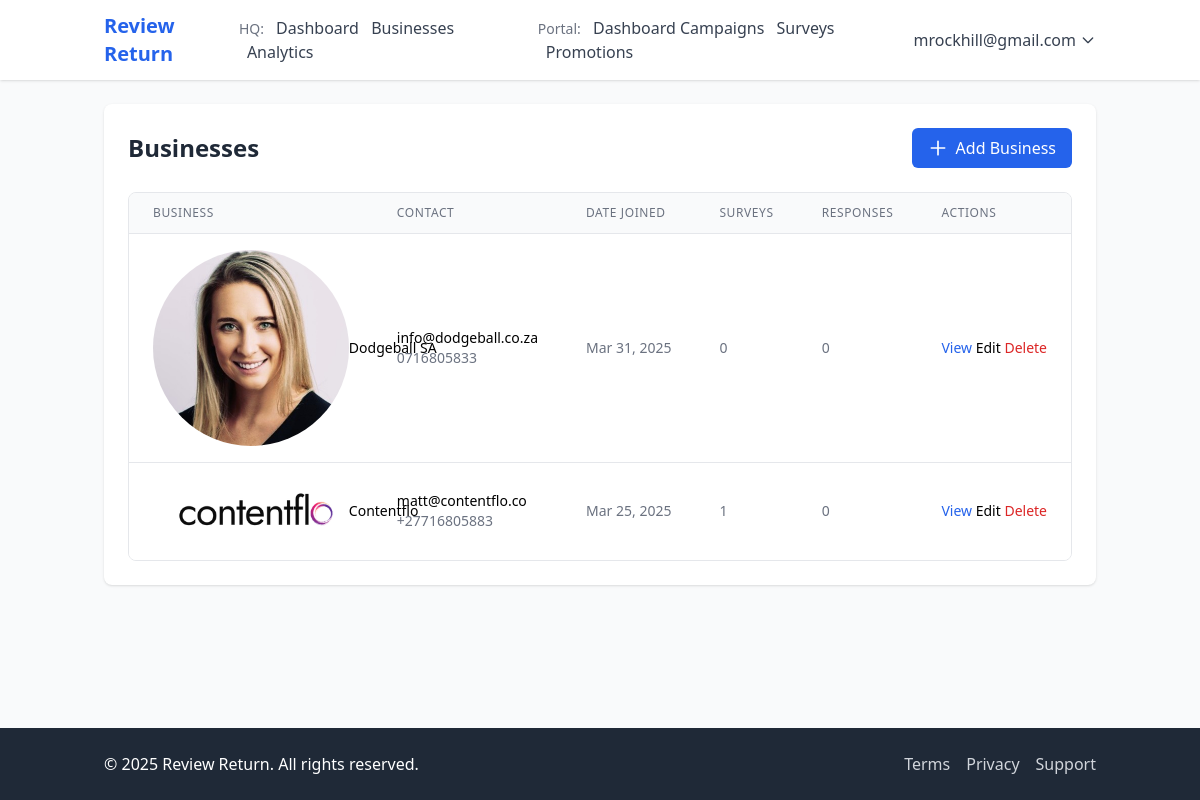
Page /hq/businesses/ (signed in) on the earlier database version.
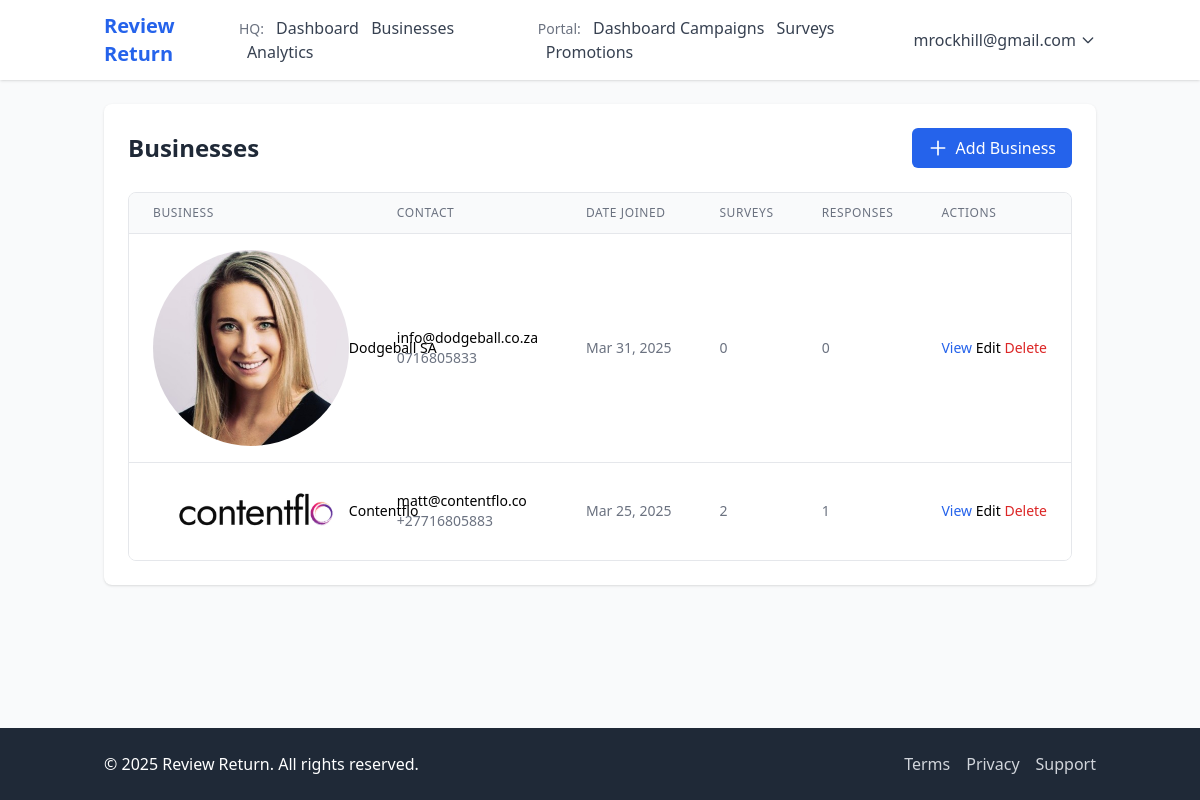
Same page on the later database version.
### accounts/models.py (models this page shows, shortened)
class Business(models.Model):
    name = models.CharField(max_length=200)
    user = models.OneToOneField(User, on_delete=models.CASCADE, related_name='business')
    address = models.TextField()
    phone = models.CharField(max_length=20)
    email = models.EmailField()
    website = models.URLField(blank=True, null=True)
    google_place_id = models.CharField(max_length=255, blank=True, null=True)
    google_review_url = models.URLField(blank=True, null=True)
    logo = models.ImageField(upload_to='business_logos/', blank=True, null=True)
    qr_code = models.ImageField(upload_to='qr_codes/', blank=True, null=True)
    unique_identifier = models.UUIDField(default=uuid.uuid4, editable=False, unique=True)
    created_at = models.DateTimeField(auto_now_add=True)
    updated_at = models.DateTimeField(auto_now=True)
    ONBOARDING_INCOMPLETE = 'incomplete'
    ONBOARDING_PROFILE = 'profile_completed'
    ONBOARDING_SUBSCRIPTION = 'subscription_completed'
    ONBOARDING_CAMPAIGN = 'campaign_created'
    ONBOARDING_COMPLETE = 'complete'
    ONBOARDING_STATUSES = [
        (ONBOARDING_INCOMPLETE, 'Incomplete'),
        (ONBOARDING_PROFILE, 'Profile Completed'),
        (ONBOARDING_SUBSCRIPTION, 'Subscription Completed'),
        (ONBOARDING_CAMPAIGN, 'Campaign Created'),
        (ONBOARDING_COMPLETE, 'Complete'),
    ]
    onboarding_status = models.CharField(
        max_length=50,
        choices=ONBOARDING_STATUSES,
        default=ONBOARDING_INCOMPLETE
    )
    def get_total_responses(self):
        from django.db.models import Count, Sum
        response_count = 0
        for survey in self.surveys.all():
            response_count += survey.responses.count()
        return response_count

### portal/models.py (models this page shows, shortened)
class Survey(models.Model):
    business = models.ForeignKey(Business, on_delete=models.CASCADE, related_name='surveys')
    campaign = models.ForeignKey(Campaign, on_delete=models.CASCADE, related_name='surveys', null=True)
    title = models.CharField(max_length=200)
    description = models.TextField(blank=True, null=True)
    is_active = models.BooleanField(default=True)
    created_at = models.DateTimeField(auto_now_add=True)
    updated_at = models.DateTimeField(auto_now=True)

### hq/views.py (the view)
# urls.py: path('businesses/', views.BusinessListView.as_view(), name='business_list'),
class BusinessListView(LoginRequiredMixin, StaffRequiredMixin, ListView):
    model = Business
    template_name = 'hq/business_list.html'
    context_object_name = 'businesses'
    ordering = ['-created_at']

### accounts/models.py (called while the page is built)
    def get_full_name(self):
        return f"{self.first_name} {self.last_name}".strip() or self.email

### hq/views.py (called while the page is built)
    def test_func(self):
        return self.request.user.is_staff

### templates/hq/business_list.html (shortened to what the changed rows need)
{% extends 'base.html' %}
{% block content %}
<div class="bg-white shadow rounded-lg p-6">
    <div class="flex justify-between items-center mb-6">
        <h1 class="text-2xl font-bold text-gray-800">Businesses</h1>
    </div>
    {% if businesses %}
        <div class="bg-white overflow-x-auto border border-gray-200 rounded-lg">
            <table class="min-w-full divide-y divide-gray-200">
                <thead class="bg-gray-50">
                    <tr>
                        <th scope="col" class="px-6 py-3 text-left text-xs font-medium text-gray-500 uppercase tracking-wider">Business</th>
                        <th scope="col" class="px-6 py-3 text-left text-xs font-medium text-gray-500 uppercase tracking-wider">Contact</th>
                        <th scope="col" class="px-6 py-3 text-left text-xs font-medium text-gray-500 uppercase tracking-wider">Date Joined</th>
                        <th scope="col" class="px-6 py-3 text-left text-xs font-medium text-gray-500 uppercase tracking-wider">Surveys</th>
                        <th scope="col" class="px-6 py-3 text-left text-xs font-medium text-gray-500 uppercase tracking-wider">Responses</th>
                        <th scope="col" class="px-6 py-3 text-left text-xs font-medium text-gray-500 uppercase tracking-wider">Actions</th>
                    </tr>
                </thead>
                <tbody class="bg-white divide-y divide-gray-200">
                    {% for business in businesses %}
                        <tr>
                            <td class="px-6 py-4 whitespace-nowrap">
                                <div class="flex items-center">
                                    {% if business.logo %}
                                        <img class="h-10 w-10 rounded-full mr-3" src="{{ business.logo.url }}" alt="{{ business.name }}">
                                    {% else %}
                                        <div class="h-10 w-10 rounded-full bg-blue-100 flex items-center justify-center mr-3">
                                            <span class="text-blue-600 font-medium">{{ business.name|slice:":1" }}</span>
                                        </div>
                                    {% endif %}
                                    <div>
                                        <div class="text-sm font-medium text-gray-900">{{ business.name }}</div>
                                    </div>
                                </div>
                            </td>
                            <td class="px-6 py-4 whitespace-nowrap">
                                <div class="text-sm text-gray-900">{{ business.email }}</div>
                                <div class="text-sm text-gray-500">{{ business.phone }}</div>
                            </td>
                            <td class="px-6 py-4 whitespace-nowrap text-sm text-gray-500">{{ business.created_at|date:"M d, Y" }}</td>
                            <td class="px-6 py-4 whitespace-nowrap text-sm text-gray-500">{{ business.surveys.count }}</td>
                            <td class="px-6 py-4 whitespace-nowrap text-sm text-gray-500">
                                {{ business.get_total_responses }}
                            </td>
                            <td class="px-6 py-4 whitespace-nowrap text-sm font-medium">
                                <a href="{% url 'hq:business_detail' pk=business.id %}" class="text-blue-600 hover:text-blue-900 mr-3">View</a>
                                <a href="{% url 'hq:business_update' pk=business.id %}" class="text-indigo-600 hover:text-indigo-900 mr-3">Edit</a>
                                <a href="{% url 'hq:business_delete' pk=business.id %}" class="text-red-600 hover:text-red-900">Delete</a>
                            </td>
                        </tr>
                    {% endfor %}
                </tbody>
            </table>
        </div>
    {% else %}
        <div class="bg-gray-50 p-6 text-center rounded-lg border border-gray-200">
            <p class="text-gray-500">No businesses yet. Add your first business to get started.</p>
        </div>
    {% endif %}
</div>
{% endblock %}

Differences in the rows shown:
changed Business "Contentflo": surveys.count "1" → "2"; get_total_responses "0" → "1"
